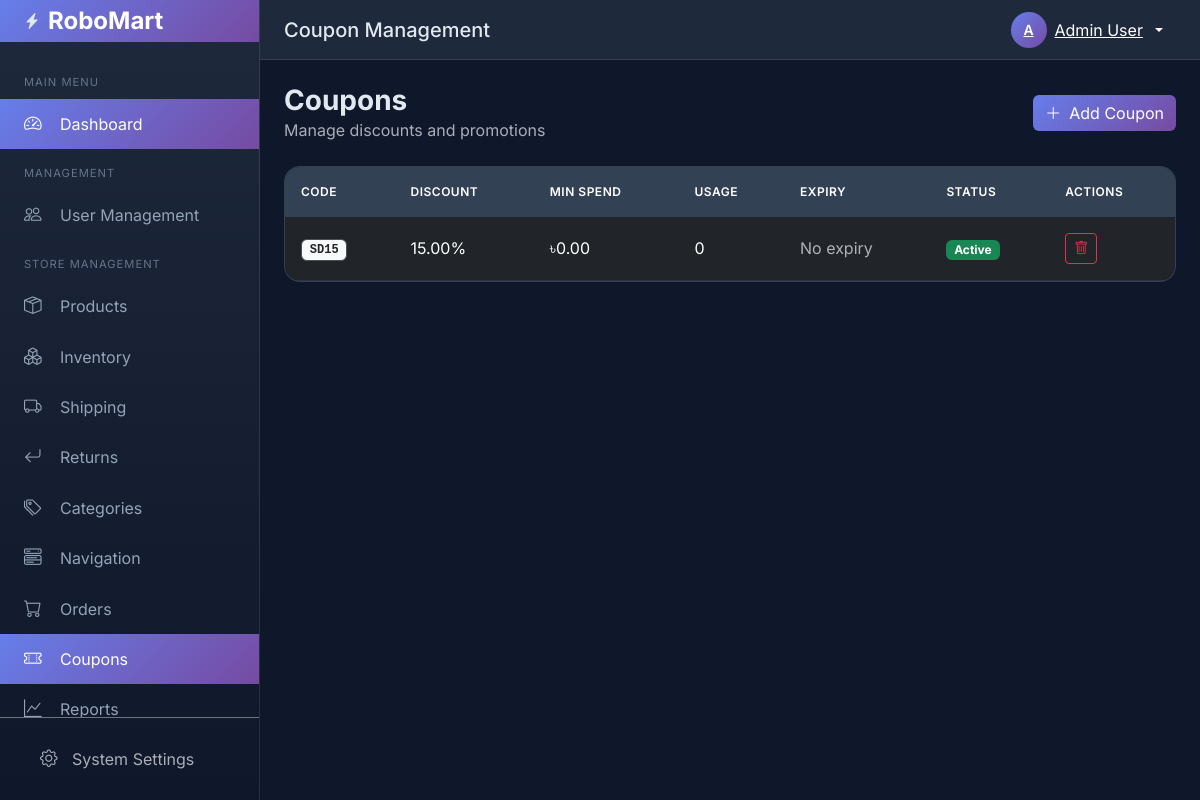
The page /backend/coupons/index.php (signed in) on the database its author committed.
### tables this page shows
CREATE TABLE IF NOT EXISTS coupons (
    id INT AUTO_INCREMENT PRIMARY KEY,
    code VARCHAR(50) NOT NULL UNIQUE,
    type ENUM('percent', 'fixed') NOT NULL,
    value DECIMAL(10,2) NOT NULL,
    min_spend DECIMAL(10,2) DEFAULT 0,
    usage_limit INT DEFAULT 0,
    used_count INT DEFAULT 0,
    expiry_date DATE,
    is_active TINYINT(1) DEFAULT 1,
    created_at TIMESTAMP DEFAULT CURRENT_TIMESTAMP
);

### functions.php (called while the page is built, shortened)
<?php
function get_all_coupons($pdo) {
    try {
        $stmt = $pdo->query("SELECT * FROM coupons ORDER BY created_at DESC");
        return $stmt->fetchAll();
    } catch (PDOException $e) { return []; }
}

### backend/coupons/index.php (the view, shortened to what this page needs)
<?php
require_once '../../config.php';
$coupons = get_all_coupons($pdo);
include '../includes/header.php';
include '../includes/sidebar.php';
?>
<div class="page-header d-flex justify-content-between align-items-center">
    <div>
        <h1 class="page-title">Coupons</h1>
        <p class="text-muted mb-0">Manage discounts and promotions</p>
    </div>
    <button class="btn btn-primary" data-bs-toggle="modal" data-bs-target="#addCouponModal">
        <i class="bi bi-plus-lg me-2"></i>Add Coupon
    </button>
</div>
<div class="table-container">
    <div class="table-responsive">
        <table class="table">
            <thead>
                <tr>
                    <th>Code</th>
                    <th>Discount</th>
                    <th>Min Spend</th>
                    <th>Usage</th>
                    <th>Expiry</th>
                    <th>Status</th>
                    <th>Actions</th>
                </tr>
            </thead>
            <tbody>
                <?php foreach ($coupons as $c): ?>
                <tr>
                    <td><span class="badge bg-light text-dark font-monospace border"><?php echo htmlspecialchars($c['code']); ?></span></td>
                    <td>
                        <?php echo $c['type'] === 'percent' ? $c['value'] . '%' : '৳' . number_format($c['value'], 2); ?>
                    </td>
                    <td>৳<?php echo number_format($c['min_spend'], 2); ?></td>
                    <td>
                        <?php echo $c['used_count']; ?>
                    </td>
                    <td>
                        <?php if ($c['expiry_date']): ?>
                            <span class="<?php echo strtotime($c['expiry_date']) < time() ? 'text-danger' : ''; ?>">
                                <?php echo date('M d, Y', strtotime($c['expiry_date'])); ?>
                            </span>
                        <?php else: ?>
                            <span class="text-muted">No expiry</span>
                        <?php endif; ?>
                    </td>
                    <td>
                        <?php if (!$c['is_active']): ?>
                            <span class="badge bg-secondary">Inactive</span>
                        <?php elseif ($c['expiry_date'] && strtotime($c['expiry_date']) < time()): ?>
                            <span class="badge bg-danger">Expired</span>
                        <?php else: ?>
                            <span class="badge bg-success">Active</span>
                        <?php endif; ?>
                    </td>
                    <td>
                        <a href="?delete=<?php echo $c['id']; ?>" class="btn btn-sm btn-outline-danger" onclick="return confirm('Delete this coupon?');">
                            <i class="bi bi-trash"></i>
                        </a>
                    </td>
                </tr>
                <?php endforeach; ?>
            </tbody>
        </table>
    </div>
</div>
<?php include '../includes/footer.php'; ?>

### backend/includes/header.php (style rules this page uses)
:root { --sidebar-width: 260px; --header-height: 60px; --primary-gradient: linear-gradient(135deg, #667eea 0%, #764ba2 100%); }
body { font-family: 'Inter', sans-serif; background-color: #0f172a; color: #e2e8f0; }
.table-container { background: #1e293b; border-radius: 16px; border: 1px solid rgba(255,255,255,0.1); overflow: hidden; }
.table { margin: 0; color: #e2e8f0; }
.table thead th { background: #334155; border-bottom: none; padding: 1rem; font-weight: 600; text-transform: uppercase; font-size: 0.75rem; letter-spacing: 0.5px; }
.table tbody td { padding: 1rem; border-color: rgba(255,255,255,0.05); vertical-align: middle; }
.btn-primary { background: var(--primary-gradient); border: none; }
.page-header { margin-bottom: 1.5rem; }
.page-title { font-size: 1.75rem; font-weight: 700; margin: 0; }

### rows shown on the page
coupons: code "SD15", value "15.00", min_spend "0.00", used_count "0", shows "No expiry", is_active "Active"

### other values the page prints
$page_title "Coupon Management"
substr($_SESSION['full_name'], 0, 1) "A"
$_SESSION['full_name'] "Admin User"
